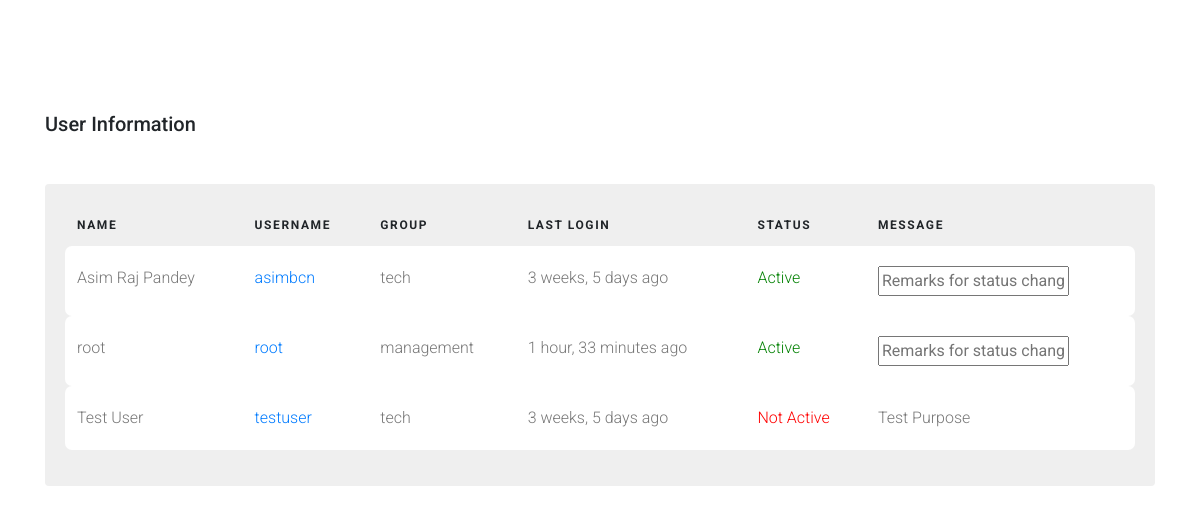
Page /index/user_info/ (signed in) on the committed database.
### Users/models.py (models this page shows, shortened)
class UserInfo(models.Model):
    groupchoices = models.TextChoices('groupchoices', 'management accounting sales tech restricted')
    user = models.OneToOneField(User,
                                on_delete=models.CASCADE,
                                null=True,
                                blank=True)
    name = models.CharField(max_length=200, null=True)
    email = models.EmailField(max_length=200,null=True)
    image = models.ImageField(null=True, upload_to='profile_pics/', blank=True)
    active = models.BooleanField(default=True)
    priv_level = models.IntegerField(default=3)
    group = models.CharField(max_length=100,
                             default='restricted',
                             choices=groupchoices.choices)
    remarks = models.CharField(max_length=200, null=True, blank=True)

### System/views.py (the view)
# urls.py: path("user_info/", views.user_info, name="user_info"),
@login_required(login_url='login')
def user_info(request):
    if not check_user_status(request):
        messages.error(request, 'Your account is not active. Please contact admin to activate your account.')
        return redirect('logout')
    info = UserInfo.objects.all()
    context = {'data':info}
    return render(request, 'dms/statistics/user_info.html', context)

### System/utils.py (called while the page is built)
def check_user_status(request):
    user = UserInfo.objects.get(user=request.user)
    if user.active == True:
        return True
    else:
        return False

### template/dms/statistics/user_info.html (shortened to what this page needs)
{% load static %}
<!doctype html>
<html lang="en">
  <head></head>
    <link rel="stylesheet" href="{% static 'css/sec/bootstrap.min.css' %}">
    <link rel="stylesheet" href="{% static 'css/sec/style.css' %}">
  </head>
  <body>
  <div class="content">
    <div class="container">
      {%if messages%}
      {%for message in messages%}
      <h2 class="mb-5">{{message}}</h2>
      {%endfor%}
      {% else %}
      <h2 class="mb-5">User Information</h2>
      {%endif%}
      <div class="table-responsive custom-table-responsive">
        <table class="table custom-table">
          <thead>
            <tr>
              <th scope="col">Name</th>
              <th scope="col">Username</th>
              <th scope="col">Group</th>
              <th scope="col">Last Login</th>
              <th scope="col">Status</th>
              <th scope="col">Message</th>
            </tr>
          </thead>
          <tbody>
            {% if data %}
            {% for d in data%}
            <tr scope="row">
              <td>
                {{d.name}}
              </td>
              <td><a href="#">{{d.user}}</a></td>
              <td>
                {%if d.group == "restricted"%}
                <form action="{% url 'restrict' d.pk %}" method="post">
                  {%csrf_token%}
                <select name="myselect" id="myselect" onchange="this.form.submit()">
                  <option value="restricted">restricted</option>
                  <option value="management">management</option>
                  <option value="accounting">accounting</option>
                  <option value="sales">sales</option>
                  <option value="tech">tech</option>
                </select>
                </form>
                {%else%}
                {{d.group}}
                {%endif%}
              </td>
              <td>{{d.user.last_login | timesince}} ago</td>
                {%if d.active == True %}
                <td>
                  <a style="color:green;" >
                Active
              </a>
              </td>
                {%else%}
              <td>
                <a href="{% url 'change_status' pk=d.pk reason='test' %}" style="color:red; text-decoration: none;">
                Not Active
              </a>
              </td>
                {%endif%}
              <td>
                {%if d.remarks == "Active" or d.remarks == None%}
                <form action="{% url 'active_change' d.pk %}" method="post">
                  <input type="text" name="reason" placeholder="Remarks for status change">
                </form>
                {%elif d.active == False %}
                {{d.remarks}}
                {%endif%}
              </td>
            </tr>
            {%endfor%}
            {%endif%}
          </tbody>
        </table>
      </div>
    </div>
  </div>
  </body>
</html>

### static/css/sec/style.css (style rules this page uses)
body { font-family: "Roboto", -apple-system, BlinkMacSystemFont, "Segoe UI", Roboto, "Helvetica Neue", Arial, "Noto Sans", sans-serif, "Apple Color Emoji", "Segoe UI Emoji", "Segoe UI Symbol", "Noto Color Emoji"; background-color: #fff; font-weight: 300; }
h1, h2, h3, h4, h5, h6, .h1, .h2, .h3, .h4, .h5, .h6 { font-family: "Roboto", -apple-system, BlinkMacSystemFont, "Segoe UI", Roboto, "Helvetica Neue", Arial, "Noto Sans", sans-serif, "Apple Color Emoji", "Segoe UI Emoji", "Segoe UI Symbol", "Noto Color Emoji"; }
a { -webkit-transition: .3s all ease; -o-transition: .3s all ease; transition: .3s all ease; }
a, a:hover { text-decoration: none !important; }
.content { padding: 7rem 0; }
h2 { font-size: 20px; }
.custom-table-responsive { background-color: #efefef; padding: 20px; border-radius: 4px; }
.custom-table { min-width: 900px; }
.custom-table thead tr, .custom-table thead th { border-top: none; border-bottom: none !important; font-size: 12px; text-transform: uppercase; letter-spacing: .1rem; }
.custom-table tbody th, .custom-table tbody td { color: #777; font-weight: 400; padding-bottom: 20px; padding-top: 20px; font-weight: 300; }
.custom-table tbody tr:not(.spacer) { border-radius: 7px; overflow: hidden; -webkit-transition: .3s all ease; -o-transition: .3s all ease; transition: .3s all ease; }
.custom-table tbody tr th, .custom-table tbody tr td { background: #fff; border: none; }
.custom-table tbody tr th:first-child, .custom-table tbody tr td:first-child { border-top-left-radius: 7px; border-bottom-left-radius: 7px; }
.custom-table tbody tr th:last-child, .custom-table tbody tr td:last-child { border-top-right-radius: 7px; border-bottom-right-radius: 7px; }

### rows in the picture
UserInfo: name "Asim Raj Pandey", user "asimbcn", group "tech", user.last_login "3 weeks, 5 days", active "Active"
UserInfo: name "root", user "root", group "management", user.last_login "1 hour, 33 minutes", active "Active"
UserInfo: name "Test User", user "testuser", group "tech", user.last_login "3 weeks, 5 days", active "Not Active", remarks "Test Purpose"
